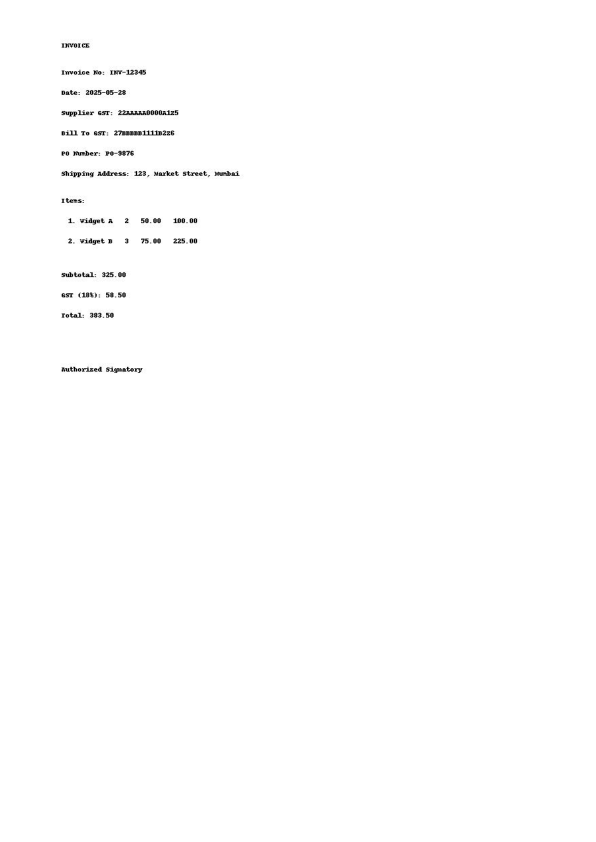
#> input picture current_directory/input/temp_page_image.png, 596 x 842 px
$ python -i utils.py   (imports and definitions only)
#> lines starting #> are read from the running program, lines starting #| are printed output that depends on the picture; after the words box and inside, x2 and y2 are one past the last pixel; in counts of white or black regions, pixels touching at a corner belong together
#> further down, picture is the input picture: shape (842, 596, 3); min 0, max 255, mean 253.8
from pdf2image import convert_from_path
import cv2
import numpy as np
from PIL import Image

def pdf_to_images(pdf_path):
    return convert_from_path(pdf_path)

def preprocess_image(pil_image):
    img = np.array(pil_image)
    gray = cv2.cvtColor(img, cv2.COLOR_RGB2GRAY)
    blur = cv2.GaussianBlur(gray, (3, 3), 0)
    _, binarized = cv2.threshold(blur, 0, 255, cv2.THRESH_BINARY + cv2.THRESH_OTSU)
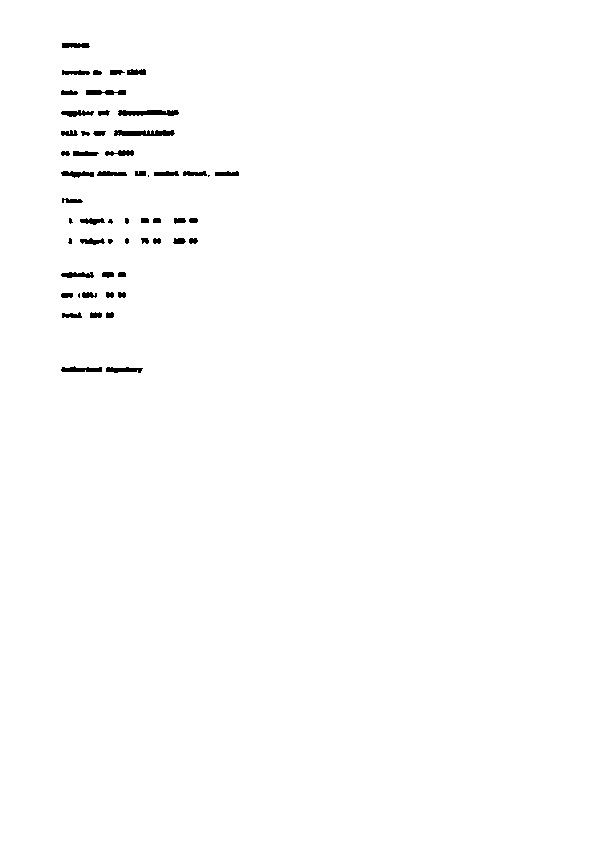
#> binarized: shape (842, 596); 99.2% white; 55 black regions (6 under 20 px), largest, box (x1, y1, x2, y2) and area: (114, 130, 175, 136) 298, (118, 110, 179, 116) 288, (61, 366, 102, 372) 175
    return Image.fromarray(binarized)

>>> import cv2
>>> picture = cv2.cvtColor(cv2.imread('current_directory/input/temp_page_image.png'), cv2.COLOR_BGR2RGB)
>>> result = preprocess_image(picture)
